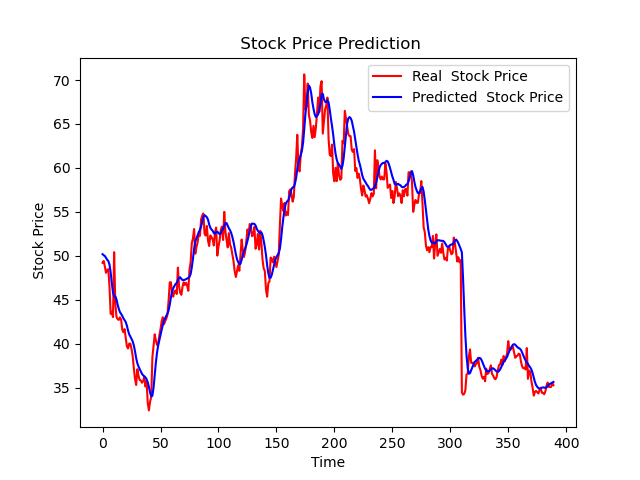

Write Python code to recreate this figure.
import  pandas as pd
import  numpy as np
from tensorflow.keras.models import Sequential
from tensorflow.keras.layers import LSTM
from tensorflow.keras.layers import Dense, Dropout
from matplotlib import pyplot as plt
import seaborn as sns
from sklearn.preprocessing import MinMaxScaler
from keras.wrappers.scikit_learn import KerasRegressor
from sklearn.model_selection import GridSearchCV
import pickle

'''
created at 2023-02-07 by Dare 
实现多元时间序列分析，多个序列输入，一个输出
如：
输入是前四周的销量，曝光，点击，输出是第 12 周时的销量输入是前四周的销量，曝光，点击； 输出是第 12 周时的销量
先复现 github 代码  https://github.com/sksujan58/Multivariate-time-series-forecasting-using-LSTM/blob/main/timeseries%20Forecasting.ipynb
知乎网页  https://zhuanlan.zhihu.com/p/470803137
'''

class MTS_lstm:
    def __init__(self):
        # 针对单个股票,获取数据
        self.combined_csv_path = './stock/ombined.csv'
        self.test_code = 'sh.603939'


    def  load_data(self):
        df=pd.read_csv(self.combined_csv_path,names=['date', 'code', 'open', 'high', 'low', 'close', 'volume', 'amount',
                                        'adjustflag', 'turn', 'tradestatus', 'pctChg', 'peTTM',
                                        'pbMRQ', 'psTTM', 'pcfNcfTTM', 'isST'])
        df = df[df['code'] == self.test_code]
        df.to_csv('603939.csv',index=False)
        df.loc[:, 'date'] = pd.to_datetime(df['date'])
        df = df.sort_values(by='date', ascending=True)
        df = df.set_index('date', drop=True)
        f_list = ['open','high','low','close','amount']
        df = df[f_list]
        return  df

    def process_data(self,df):
        # 切割数据

        test_split=round(len(df)*0.20)
        df_for_training=df[:-test_split]
        df_for_testing=df[-test_split:]


        # 归一处理
        scaler = MinMaxScaler(feature_range=(0,1))
        df_for_training_scaled = scaler.fit_transform(df_for_training)
        df_for_testing_scaled=scaler.transform(df_for_testing)
        trainX, trainY = self.createXY(df_for_training_scaled, 30)
        # (1648, 30, 5)    (1648,)
        testX, testY = self.createXY(df_for_testing_scaled, 30)
        return  trainX, trainY, testX, testY, scaler

    # 按步长生成序列数据，输入和输出
    def createXY(self,dataset,n_past):
        dataX = []
        dataY = []
        for i in range(n_past, len(dataset)):
                dataX.append(dataset[i - n_past:i, 0:dataset.shape[1]])
                dataY.append(dataset[i,0])
        return np.array(dataX),np.array(dataY)

    # 建立模型
    def build_model(self,optimizer):
        grid_model = Sequential()
        grid_model.add(LSTM(50,return_sequences=True,input_shape=(30,5)))
        grid_model.add(LSTM(50))
        grid_model.add(Dropout(0.2))
        grid_model.add(Dense(1))

        grid_model.compile(loss = 'mse',optimizer = optimizer)
        return grid_model


    def run_train(self,trainX, trainY, testX, testY):
        grid_model = KerasRegressor(build_fn=self.build_model,verbose=1,validation_data=(testX,testY))
        parameters = {'batch_size' : [16,20],
                      'epochs' : [8,10],
                      'optimizer' : ['adam','Adadelta'] }
        grid_search  = GridSearchCV(estimator = grid_model,
                                    param_grid = parameters,
                                    cv = 2)
        # 训练
        grid_search = grid_search.fit(trainX,trainY)
        print(grid_search.best_params_)
        model=grid_search.best_estimator_.model

        with open('mts_lstm.pkl', 'wb') as file:
            pickle.dump(model, file)
        return model


    def run_val(self,model,scaler):
        # 预测
        prediction=model.predict(testX)
        # prediction = predictions
        # 重新构造序列
        prediction_copies_array = np.repeat(prediction,5, axis=-1)
        pred=scaler.inverse_transform(np.reshape(prediction_copies_array,(len(prediction),5)))[:,0]

        original_copies_array = np.repeat(testY,5, axis=-1)
        original=scaler.inverse_transform(np.reshape(original_copies_array,(len(testY),5)))[:,0]


        # 评估

        plt.plot(original, color = 'red', label = 'Real  Stock Price')
        plt.plot(pred, color = 'blue', label = 'Predicted  Stock Price')
        plt.title(' Stock Price Prediction')
        plt.xlabel('Time')
        plt.ylabel(' Stock Price')
        plt.legend()
        plt.show()
        plt.savefig('Stock_Price_Prediction.png')


if __name__=='__main__':
    main = MTS_lstm()
    # 数据处理
    df = main.load_data()
    trainX, trainY, testX, testY, scaler = main.process_data(df)
    # 训练
    model = main.run_train(trainX, trainY, testX, testY)
    main.run_val(model,scaler)
